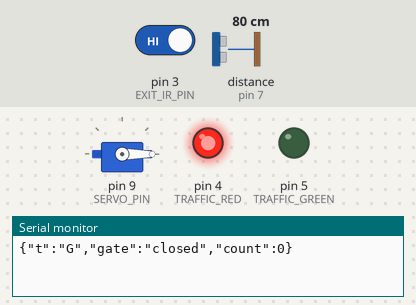
A program run on a simulated Arduino Uno, built with avr-gcc and run on an emulated ATmega328P. Shown: servo, output pins drawn as LEDs (lit = HIGH), the last lines printed to the serial monitor. Wiring (inferred from the names in the program): ultrasonic range finder: trigger pin 6; echo pin 7. Inputs (shaded band) come from the test bench; at power-on: pin 3 (EXIT_IR_PIN) HIGH, distance to the obstacle (sensor on pin 7) 80 cm. The echo pulse lasts 58.3 µs per cm; pins used as bus, display or sensor lines are not drawn.

Above: at 1.7 s.
1.8 s: pin 3 (EXIT_IR_PIN) driven LOW
At 3.0 s:
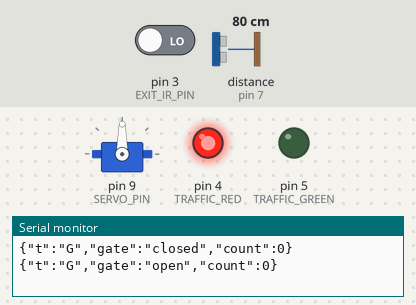
3.3 s: pin 3 (EXIT_IR_PIN) driven HIGH
At 7.2 s:
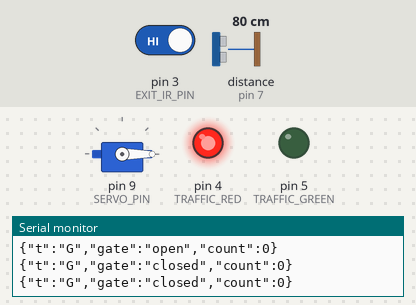
Timing chart, 0 to 8.7 s (numbered marks = the images above; inputs shaded):
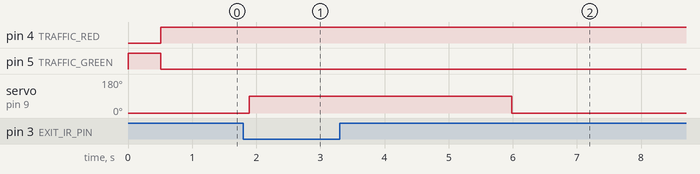

Measured:
- after the input at 1.8 s, servo on pin 9 (SERVO_PIN): 0° → 90° after 0.09 s
- after the input at 3.3 s, servo on pin 9 (SERVO_PIN): 90° → 0° after 2.7 s

The program:

main.cpp
```cpp
/*
 * ================================================================
 *  SMART PARKING SYSTEM v4.0 — Arduino Uno Gate Controller
 * ================================================================
 *  Role: Servo barrier gate, entry/exit detection, traffic LEDs
 *  Sends gate events to ESP32 via Hardware Serial @ 9600
 *  Receives availability updates and commands from ESP32
 *
 *  NOTE: Hardware Serial (D0/D1) is shared with USB.
 *        Disconnect ESP32 TX wire from Uno RX (D0) during upload.
 * ================================================================
 */

#include <Arduino.h>
#include <Servo.h>
#include <ArduinoJson.h>

// ─── Pin Definitions ───────────────────────────────────────
#define TRIG_PIN        6    // HC-SR04 Trig
#define ECHO_PIN        7    // HC-SR04 Echo
#define EXIT_IR_PIN     3    // Exit sensor (INT1)
#define SERVO_PIN       9    // Gate servo PWM
#define TRAFFIC_RED     4    // Red traffic LED
#define TRAFFIC_GREEN   5    // Green traffic LED

// ─── Gate Configuration ────────────────────────────────────
#define GATE_OPEN_ANGLE   90
#define GATE_CLOSED_ANGLE 0
#define GATE_HOLD_MS      4000   // ms to keep gate open after trigger
#define DISTANCE_THRESHOLD 10    // cm threshold for entry detection

// ─── Gate State Machine ────────────────────────────────────
enum GateState {
  GATE_CLOSED,
  GATE_OPENING,
  GATE_OPEN_HOLD,
  GATE_CLOSING
};

// ─── Variables ─────────────────────────────────────────────
Servo gateServo;

GateState gateState = GATE_CLOSED;
unsigned long gateTimer     = 0;
int   availableSlots        = 0;
int   vehicleCount          = 0;
bool  entryTriggered        = false;
bool  exitTriggered         = false;
bool  lastEntryState        = false;
bool  lastExitState         = false;
unsigned long lastEntryDebounce = 0;
unsigned long lastExitDebounce  = 0;
unsigned long lastStatusSend    = 0;
String serialBuffer = "";

// ─── Send Gate Status ──────────────────────────────────────

// ─── Ultrasonic Sensor ─────────────────────────────────────

float getDistance() {
  digitalWrite(TRIG_PIN, LOW);
  delayMicroseconds(2);
  digitalWrite(TRIG_PIN, HIGH);
  delayMicroseconds(10);
  digitalWrite(TRIG_PIN, LOW);
  long duration = pulseIn(ECHO_PIN, HIGH, 30000); // 30ms timeout
  if (duration == 0) return 999.0;
  return duration * 0.034 / 2.0;
}

void sendGateStatus() {
  JsonDocument doc;
  doc["t"]     = "G";
  doc["gate"]  = (gateState == GATE_CLOSED || gateState == GATE_CLOSING) ? "closed" : "open";
  doc["count"] = vehicleCount;

  String out;
  serializeJson(doc, out);
  Serial.println(out);
}

// ─── Update Traffic LEDs ───────────────────────────────────

void updateTrafficLEDs() {
  if (availableSlots <= 0) {
    // Lot full — red
    digitalWrite(TRAFFIC_RED, HIGH);
    digitalWrite(TRAFFIC_GREEN, LOW);
  } else if (gateState == GATE_OPEN_HOLD || gateState == GATE_OPENING) {
    // Gate open — green
    digitalWrite(TRAFFIC_RED, LOW);
    digitalWrite(TRAFFIC_GREEN, HIGH);
  } else {
    // Available but gate closed — green steady
    digitalWrite(TRAFFIC_RED, LOW);
    digitalWrite(TRAFFIC_GREEN, HIGH);
  }
}

// ─── Process ESP32 Commands ────────────────────────────────

void processCommand(const String& line) {
  JsonDocument doc;
  if (deserializeJson(doc, line) != DeserializationError::Ok) return;

  // Availability update from ESP32
  if (doc["cmd"] == "avail") {
    availableSlots = doc["n"] | 0;
    updateTrafficLEDs();
  }

  // Manual gate command from dashboard
  if (doc["cmd"] == "gate") {
    const char* action = doc["action"];
    if (action) {
      if (strcmp(action, "open") == 0 && gateState == GATE_CLOSED) {
        gateState = GATE_OPENING;
      } else if (strcmp(action, "close") == 0 &&
                 (gateState == GATE_OPEN_HOLD || gateState == GATE_OPENING)) {
        gateState = GATE_CLOSING;
      }
    }
  }
}

// ─── Setup ─────────────────────────────────────────────────

void setup() {
  Serial.begin(9600);   // Hardware Serial to ESP32

  pinMode(TRIG_PIN, OUTPUT);
  pinMode(ECHO_PIN, INPUT);
  pinMode(EXIT_IR_PIN, INPUT_PULLUP);
  pinMode(TRAFFIC_RED, OUTPUT);
  pinMode(TRAFFIC_GREEN, OUTPUT);

  gateServo.attach(SERVO_PIN);
  gateServo.write(GATE_CLOSED_ANGLE);

  digitalWrite(TRAFFIC_RED, LOW);
  digitalWrite(TRAFFIC_GREEN, HIGH);

  // Send initial status
  delay(500);
  sendGateStatus();
}

// ─── Main Loop ─────────────────────────────────────────────

void loop() {
  unsigned long now = millis();

  // ── 1. Read Entry Ultrasonic (debounced) ──
  bool entryRaw = (getDistance() < DISTANCE_THRESHOLD);
  if (entryRaw != lastEntryState) {
    lastEntryDebounce = now;
    lastEntryState = entryRaw;
  }
  if ((now - lastEntryDebounce > 50) && entryRaw && !entryTriggered) {
    entryTriggered = true;
    // Vehicle at entry gate
    if (availableSlots > 0 && gateState == GATE_CLOSED) {
      gateState = GATE_OPENING;
      vehicleCount++;
    }
  }
  if (!entryRaw) entryTriggered = false;

  // ── 2. Read Exit IR (debounced) ──
  bool exitRaw = (digitalRead(EXIT_IR_PIN) == LOW);
  if (exitRaw != lastExitState) {
    lastExitDebounce = now;
    lastExitState = exitRaw;
  }
  if ((now - lastExitDebounce > 50) && exitRaw && !exitTriggered) {
    exitTriggered = true;
    // Vehicle at exit gate
    if (gateState == GATE_CLOSED) {
      gateState = GATE_OPENING;
      if (vehicleCount > 0) vehicleCount--;
    }
  }
  if (!exitRaw) exitTriggered = false;

  // ── 3. Gate State Machine ──
  switch (gateState) {
    case GATE_CLOSED:
      gateServo.write(GATE_CLOSED_ANGLE);
      break;

    case GATE_OPENING:
      gateServo.write(GATE_OPEN_ANGLE);
      gateTimer = now;
      gateState = GATE_OPEN_HOLD;
      sendGateStatus();
      break;

    case GATE_OPEN_HOLD:
      // Keep open, wait for timeout
      if (now - gateTimer > GATE_HOLD_MS) {
        // Safety: don't close if sensor still blocked
        if (getDistance() > DISTANCE_THRESHOLD && digitalRead(EXIT_IR_PIN) == HIGH) {
          gateState = GATE_CLOSING;
        } else {
          gateTimer = now;  // Extend hold
        }
      }
      break;

    case GATE_CLOSING:
      gateServo.write(GATE_CLOSED_ANGLE);
      gateState = GATE_CLOSED;
      sendGateStatus();
      break;
  }

  // ── 4. Traffic LEDs ──
  updateTrafficLEDs();

  // ── 5. Periodic status ──
  if (now - lastStatusSend > 3000) {
    lastStatusSend = now;
    sendGateStatus();
  }

  // ── 6. Receive commands from ESP32 ──
  while (Serial.available()) {
    char c = Serial.read();
    if (c == '\n') {
      processCommand(serialBuffer);
      serialBuffer = "";
    } else {
      serialBuffer += c;
    }
  }

  delay(50);  // ~20Hz loop
}
```
